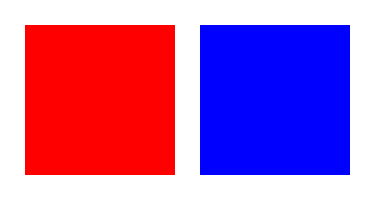
Frame 1 (no input)
Frame 60 (the mouse pressed at the canvas centre just before this capture): identical to frame 1, image omitted
Frame 120 (the mouse held since frame 60 and released just before this capture): identical to frame 1, image omitted

The Processing sketch that drew this single still picture (run headless with seeded random() and noise(); from frame 60 on, the mouse is pressed at the canvas centre):

// Processing sketch: updown
// ── updown.pde
int x, y, esize=10, a,b,c,i;
int d,e,f;
float over=0;

void setup() {
  size(375, 200);
  noStroke();
  
  i=c=b=a=0;
  d=e=f=0;
}

void draw() {
  if (mouseX > 25 && mouseX < 175 && mouseY > 25 && mouseY < 175)
  {
    over = 1;
  } else if (mouseX > 200 && mouseX < 350 && mouseY > 25 && mouseY < 175) {
    over = 2;
  } else {
    over =0;
  }

  if(c==0){
    fill(255);
    c=1;
  }
  
  if (a==1) {
    if(i==0){
      y=35;
      i=1;
    }
    fill(255,b,0);
    
    for(x=35;x<=165;x+=10){
      delay(1);
    ellipse(x, y, esize, esize);
    }
    y+=10;
    b-=10;
    
    if(b<=0){
      b=255;
    }
    if(y>=175){
      y=35;
    }
  } else if (a==2) {
    if(i==0){
      y=165;
      i=1;
    }
    fill(0,b,255);
    
    for(x=210;x<=340;x+=10){
      delay(1);
    ellipse(x, y, esize, esize);
    }
    y-=10;
    b-=10;
    
    if(b<=0){
      b=255;
    }
    if(y<=25){
      y=165;
    }
  }
  if(d==0 || e==0 || f==0){
    fill(255, 0, 0);
  rect(0, 0, 187.5, 200);

  //右画面
  fill(0, 0, 255);
  rect(187.5, 0, 187.5, 200);

  //手前の枠
  fill(255);
  rect(0, 0, 25, 375);
  rect(175, 0, 25, 375);
  rect(350, 0, 25, 375);
  rect(0, 0, 375, 25);
  rect(0, 175, 375, 25);
  
  d=e=f=1;
  }
}

void mousePressed() {
  if (over == 1) {
    a =1;
    c=0;
    i=0;
    d=0;
  } else if (over ==2) {
    a=2;
    c=0;
    i=0;
    e=0;
  } else {
    a=0;
    i=0;
    f=0;
  }
}
